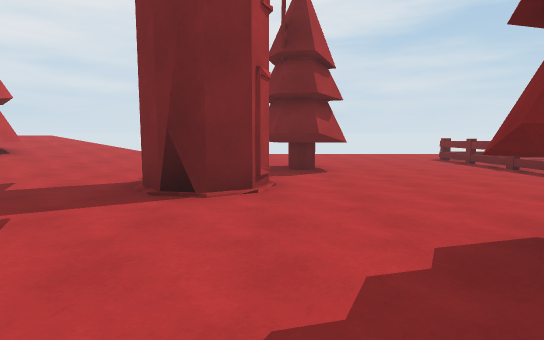
view 1 (above)

24 first-person views from a walk through a 3-D level made in the Unity game engine. The camera is 1.4 m above the floor, tilts 6° down and sees 80° across. The floor is counted in squares, 2 m on a side. Each view is taken from the middle of a square. On the plan, view 1 faces up. The plan holds only what a view shows up to about 10 squares ahead; the rest is blank. The place goes on beyond the plan.

view 2
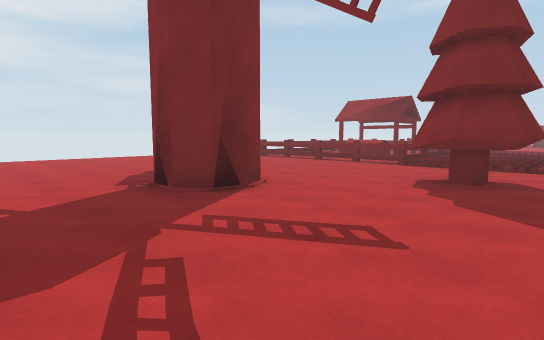

view 3
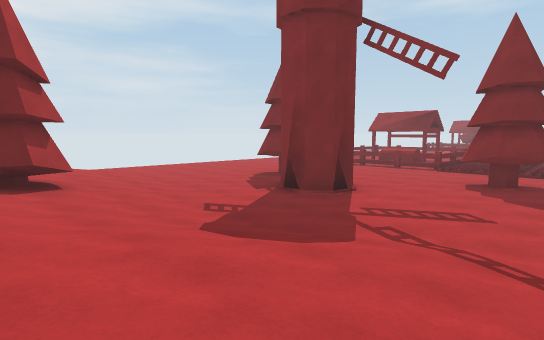

view 4
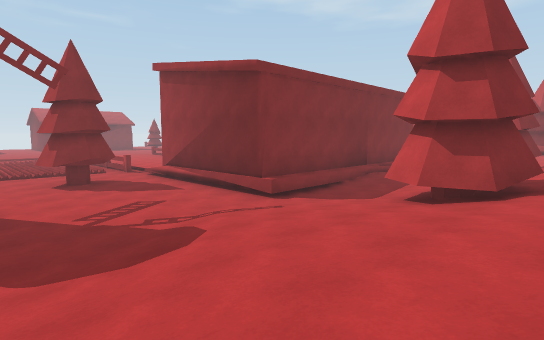

view 5
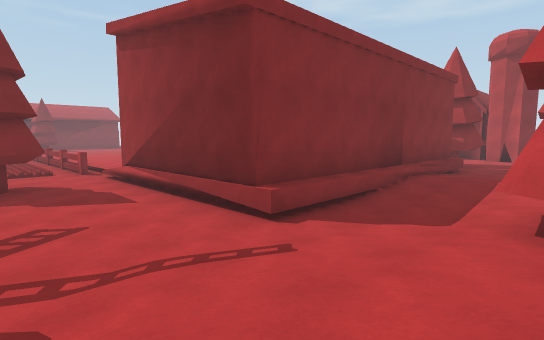

view 6
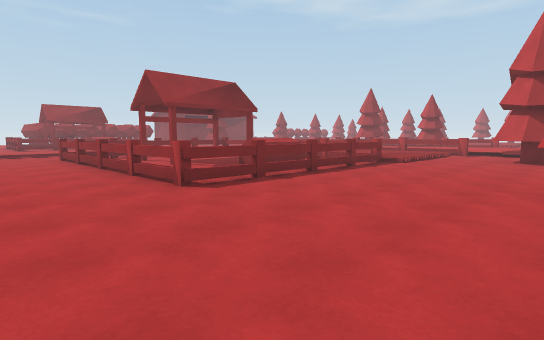

view 7
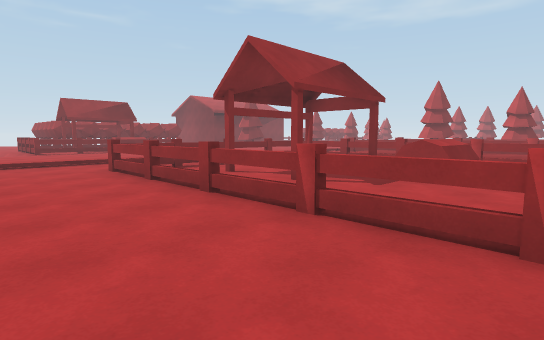

view 8
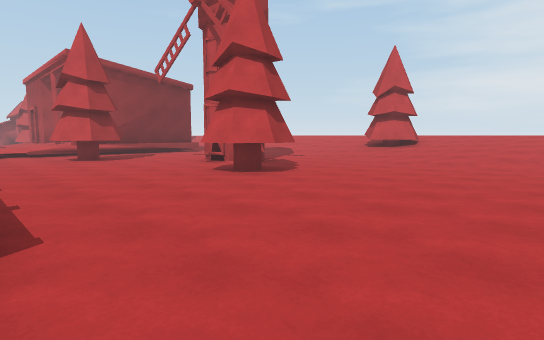

view 9
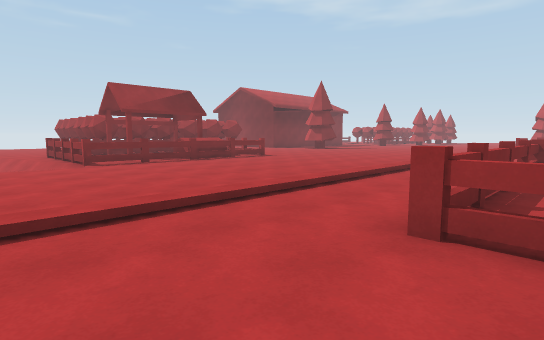

view 10
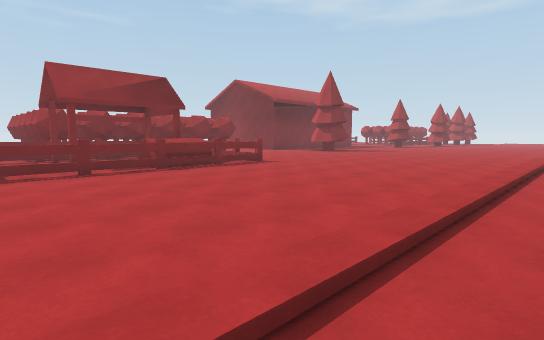

view 11
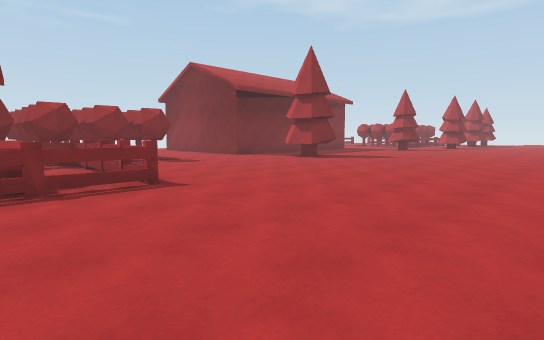

view 12
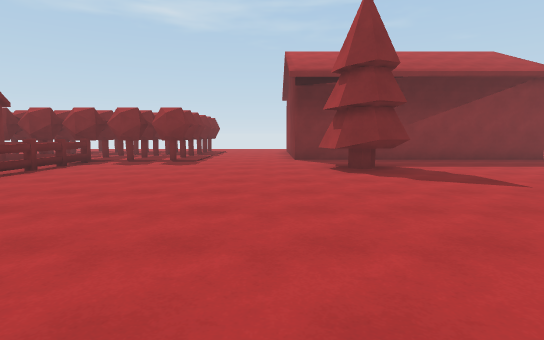

view 13
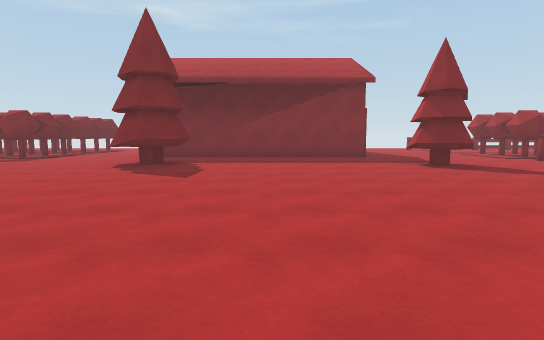

view 14
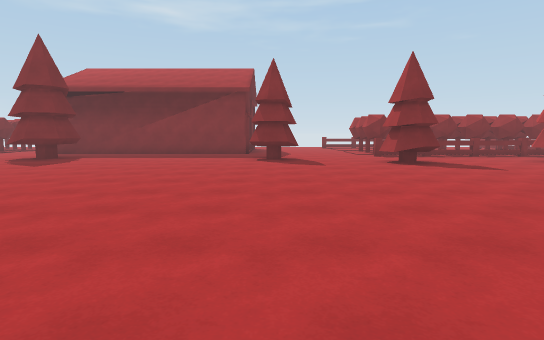

view 15
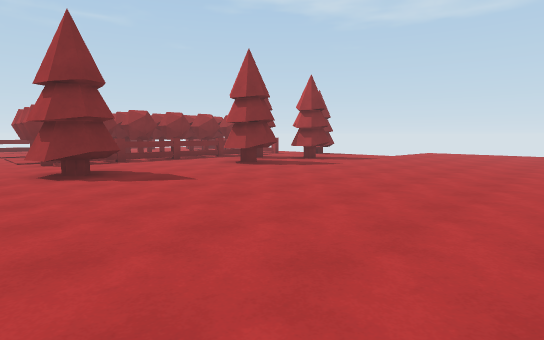

view 16
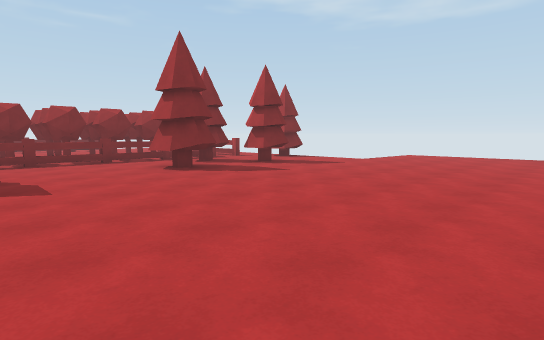

view 17
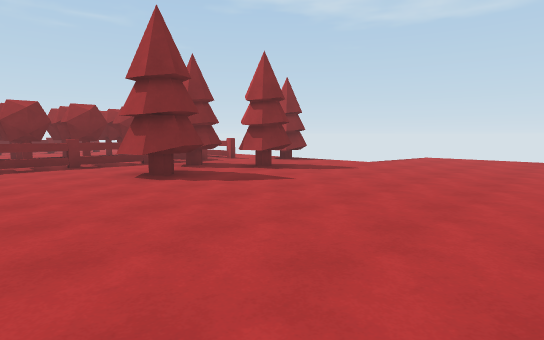

view 18
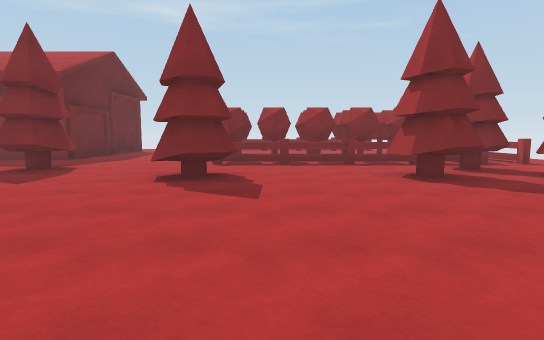

view 19
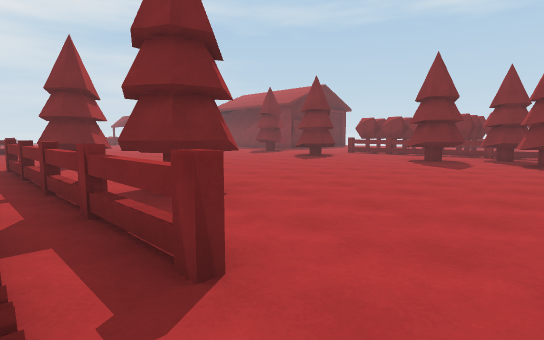

view 20
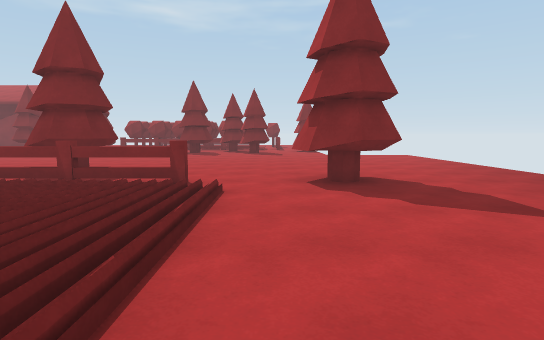

view 21
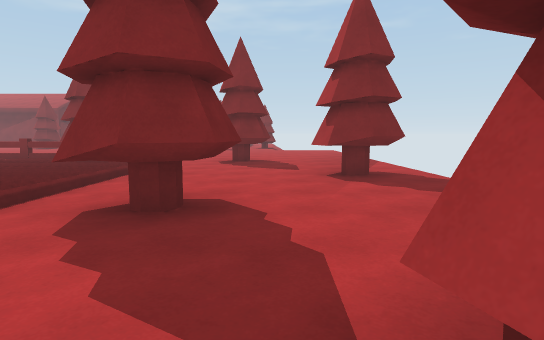

view 22
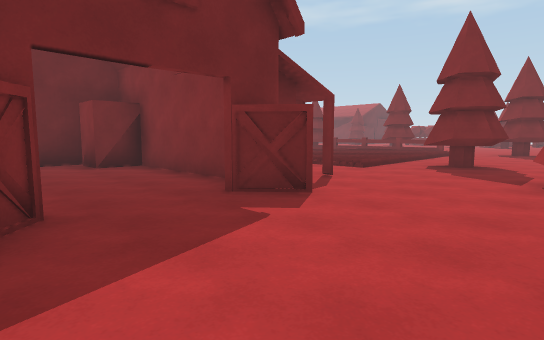

view 23
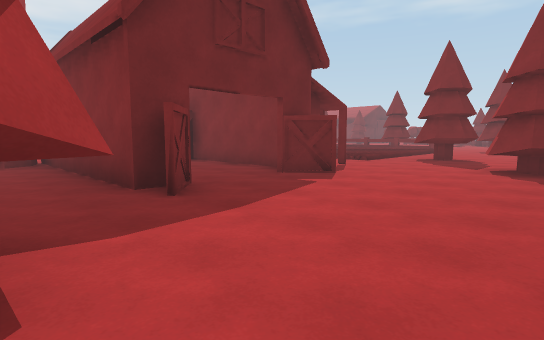

view 24
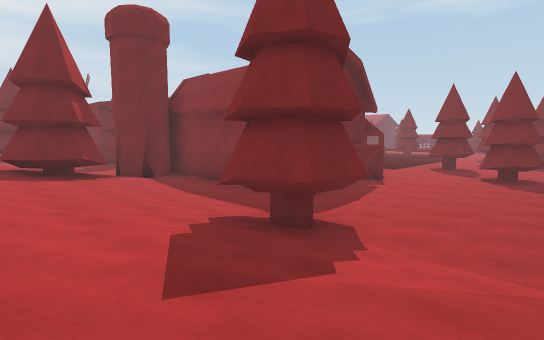

### Floor plan
Key: @ floor where view 1 was taken; # wall or solid block; . main floor; : floor 0.25 m higher than the main floor; + floor 0.5 m higher than the main floor; / step, stairs or slope; = window, fence, low wall or low ledge; ^ raised ledge; v drop or lower ground.
Columns run from 8 left of view 1 to 24 right of it. Each row starts with its distance up from view 1.
 12      .. ............../..
 11  ////................./...../ //
 10  /////........#......./.....//##
  9  /////.......#...=.=#./.....#  =.
  8  ////...........#...../.....## .#
  7   #//...##.....^....../.....#= .#
  6   #//...##...#=^..  #./.....=# #
  5  ///...##......=     ./.....##..#
  4 ////...#......######  /.....#####
  3 ////.........         /.........#
  2 /////.....##.         /.........#
  1 /////.....##.:        /..........
  0 /////...@..../        /..........
 -1 /##//#####////        /..........
 -2 /##/.#                /..........
 -3  ///.#                  ......#..
 -4    //#                  .........
 -5    /+#                 ..........
 -6    /:#                ...........
 -7     /#                 ..........
 -8     .#                ...........
 -9     .#               ............
-10                     ..........#..
-11                     .............
-12                     .#...........
-13                     .#.......#...
-14                     ........##.##
-15       ####          ...........##
-16    //##..#         :...........##
-17  ##//.#..#         .##.........##
-18  ////.#..#         :##......##.#.
-19  ///..#..#         :..........###
-20 ////..#..###.:::::::........#####
-21 ////..#..#......................#
-22 ///# .........#.....#............
-23 ///##.......................//#
-24 ////.......##....#..........
-25 ////......... ...#..........
-26 / //            vvvvvvvvvvv

Positions as (right, up) in squares from view 1, and headings:
1: (0, 0), facing up
2: (-4, 0), facing up-right
3: (-7, 0), facing up-right
4: (-8, 4), facing down-right
5: (-6, 2), facing down-right
6: (1, 12), facing down-right
7: (5, 12), facing down-right
8: (5, 12), facing down-left
9: (11, 12), facing down-right
10: (13, 10), facing down-right
11: (15, 6), facing down-right
12: (15, -1), facing right
13: (14, -6), facing right
14: (12, -10), facing right
15: (14, -12), facing down-right
16: (14, -14), facing down-right
17: (15, -15), facing down-right
18: (15, -15), facing right
19: (11, -21), facing up-right
20: (7, -21), facing right
21: (3, -23), facing right
22: (-2, -24), facing up-right
23: (-4, -25), facing up-right
24: (-8, -26), facing up-right
